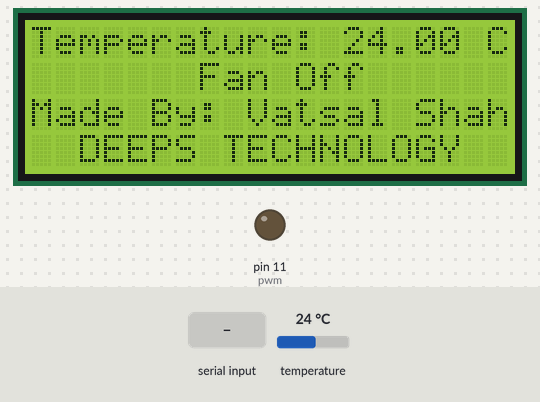
Bench run of a sketch on a simulated Arduino Uno, built with avr-gcc and run on an emulated ATmega328P. On the bench: 20×4 character LCD, output pins drawn as LEDs (lit = HIGH). The test bench sets the inputs (shaded band); at power-on: temperature 24 °C. Pins used as bus, display or sensor lines are not drawn; what the sketch prints to the serial monitor is not drawn.

Above: at 6.4 s.
6.5 s: temperature set to 30.6 °C
At 7.9 s:
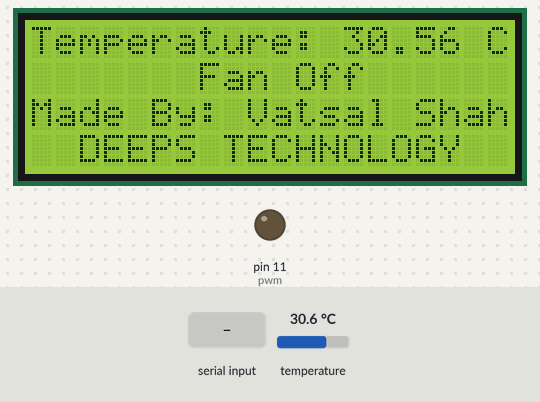
8.2 s: temperature set to 31.6 °C
At 9.4 s:
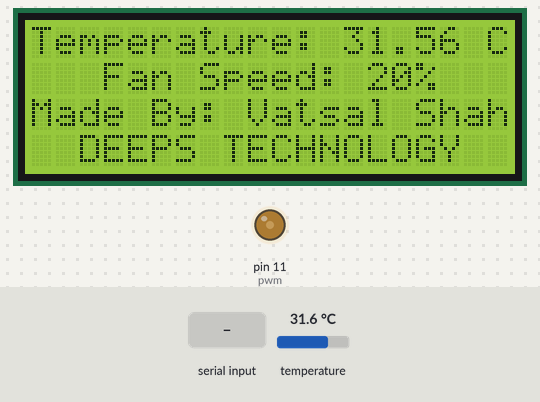
10.0 s: "A" received over the second serial link
At 11.1 s:
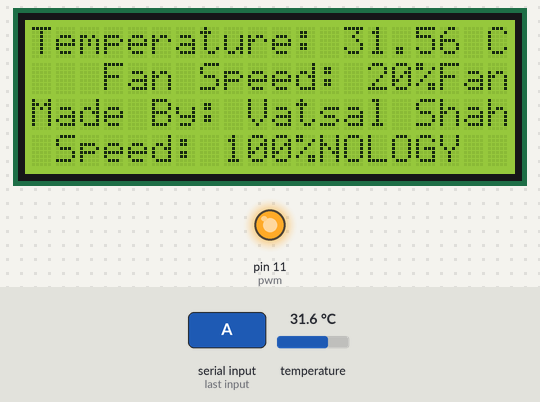
12.7 s: "B" received over the second serial link
At 13.8 s:
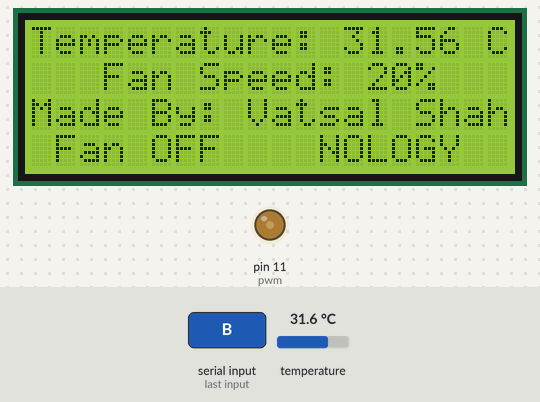
15.4 s: temperature set to 33.8 °C
At 16.6 s:
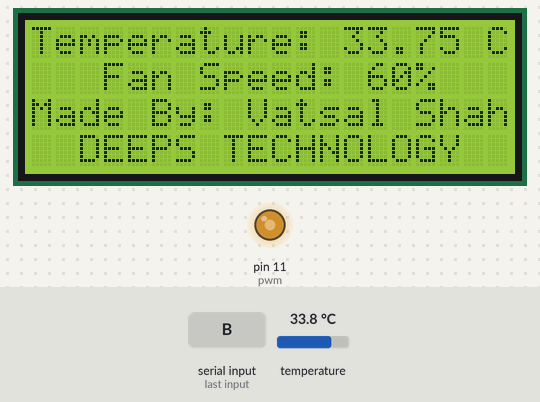
17.2 s: temperature set to 12 °C
At 18.1 s:
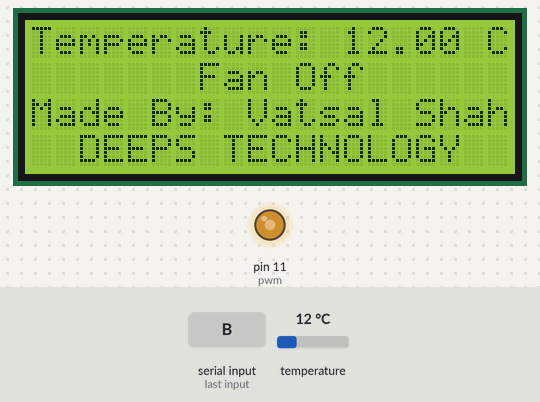
Timing chart, 0 to 20.0 s (numbered marks = the images above; inputs shaded):
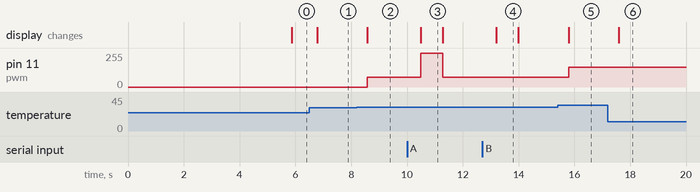

Measured:
- the behaviour switches between 30.9 and 31 °C on temperature (found by bisection; images 1 and 2)
- the behaviour switches between 32.9 and 33 °C on temperature (found by bisection; images 4 and 5)
- after the input at 6.5 s, the display: changes after 0.28 s (image 1)
- after the input at 8.2 s, pin 11 (pwm): 0/255 → 75/255 after 0.38 s; the display: changes after 0.38 s (image 2)
- after the input at 10.0 s, pin 11 (pwm): 75/255 → 255/255 after 0.50 s, → 75/255 0.79 s later; the display: changes after 0.50 s (image 3)
- after the input at 12.7 s, the display: changes after 0.50 s (image 4)
- after the input at 15.4 s, pin 11 (pwm): 75/255 → 150/255 after 0.39 s; the display: changes after 0.39 s (image 5)
- after the input at 17.2 s, the display: changes after 0.40 s (image 6)

The sketch:

temp_rtc_display.ino
```cpp
/*
 The circuit:
 *
 * Bluetooth Tx   to  digital pin 0
 * Bluetooth Rx   to  digital pin 1
 * LCD RS pin     to  digital pin 2
 * LCD Enable pin to  digital pin 3
 * LCD D4 pin     to  digital pin 4
 * LCD D5 pin     to  digital pin 5
 * LCD D6 pin     to  digital pin 6
 * LCD D7 pin     to  digital pin 7
 * LED 1          to  digital pin 8
 * LED 2          to  digital pin 9
 * LED 3          to  digital pin 10
 * Fan 1          to  digital pin 11
 * Fan 2          to  digital pin 12
 * Fan 3          to  digital pin 13
 * LCD R/W pin, LCD (LED-,GND), Blueotooth to ground
 * LCD (LED+,VCC), Bluetooth 5V            to  5V
*/

#include <OneWire.h>
#include <DallasTemperature.h>
#include <LiquidCrystal.h>
#include <SoftwareSerial.h>

#define ONE_WIRE_BUS 10
OneWire oneWire(ONE_WIRE_BUS);
DallasTemperature sensors(&oneWire);
LiquidCrystal lcd(2, 3, 4, 5, 6, 7);
#define pwm 11
int led = 2;

//Bluetooth Initialiation
#define bluetoothTx 1   //tx, rx pins for bluetooth module
#define bluetoothRx 0

SoftwareSerial bluetooth(bluetoothTx, bluetoothRx);
char check;  //char for checking the app response

void setup(void)
{
  pinMode(led, OUTPUT);
  Serial.begin(9600);
  //Serial.println("Welcome to Tep. Control Device");
  //Serial.println("DEEPS TECHNOLOGY");
  //Serial.println();
  sensors.begin();
  bluetooth.begin(9600);

  lcd.begin(20, 4);
  lcd.setCursor(5,0);
  lcd.print("Welcome to:");
  lcd.setCursor(0,1);
  lcd.print("Temp. Control Device");
  lcd.setCursor(0,2);
  lcd.print("Made By: Vatsal Shah");
  lcd.setCursor(2,3);
  lcd.print("DEEPS TECHNOLOGY");
  delay(5000);
}


void on(){
     analogWrite(pwm, 255);
     lcd.print("Fan Speed: 100%");
     digitalWrite(led, HIGH);
}

void off(){
   analogWrite(10,0);
   lcd.print("    Fan OFF    ");
   digitalWrite(led, LOW);
}

void loop(void)
{
  sensors.requestTemperatures();
  //Serial.print("Temperature : ");
  //Serial.println(sensors.getTempCByIndex(0));
  int temp = sensors.getTempCByIndex(0);
  //Serial.println(temp);
  lcd.clear();
  lcd.setCursor(0,0);
  lcd.print("Temperature: ");
  lcd.print(sensors.getTempCByIndex(0));
  lcd.print(" C");
  lcd.setCursor(0,2);
  lcd.print("Made By: Vatsal Shah");
  lcd.setCursor(2,3);
  lcd.print("DEEPS TECHNOLOGY");
  lcd.setCursor(3,1);

  if(temp < 31){
        analogWrite(10,0);
        lcd.print("    Fan Off    ");
//        Serial.print("   Fan Off   ");
        digitalWrite(led, LOW);
        delay(100);
      }
   else if(temp == 31){
        analogWrite(pwm, 75);
        lcd.print("Fan Speed: 20%");
//        Serial.print("Fan Speed: 20%");
        digitalWrite(led, HIGH);
        delay(100);
    }
   else if(temp == 32){
        analogWrite(pwm, 100);
        lcd.print("Fan Speed: 40%");
//        Serial.print("Fan Speed: 40%");
        digitalWrite(led, HIGH);
        delay(100);
    }
   else if(temp == 33){
        analogWrite(pwm, 150);
        lcd.print("Fan Speed: 60%");
//        Serial.print("Fan Speed: 60%");
        digitalWrite(led, HIGH);
        delay(100);
    }
   else if(temp == 34){
        analogWrite(pwm, 200);
        lcd.print("Fan Speed: 80%");
//        Serial.print("Fan Speed: 80%");
        digitalWrite(led, HIGH);
        delay(100);
    }
  else if(temp > 34){
        analogWrite(pwm, 255);
        lcd.print("Fan Speed: 100%");
//        Serial.print("Fan Speed: 100%");
        digitalWrite(led, HIGH);
        delay(100);
    }


   if(bluetooth.available()>= 0)  //checking if bluetooth is connected or not
  {
      Serial.print(sensors.getTempCByIndex(0));
      Serial.print(" C");
      //Serial.println("bluetooth available  ");
      check=bluetooth.read();     //reads char send by bluetooth and stores the in variable check
      //Serial.println(check);
      if(check=='A')
      {
          on();
      }
      if(check=='B')
      {
          off();
      }
  }
}
```
